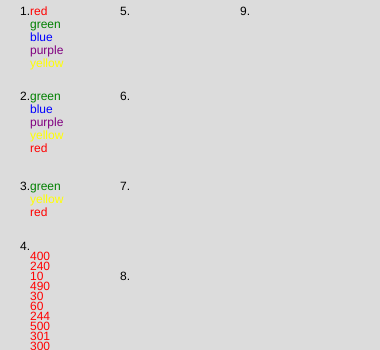
Frame 1 (no input)
Frame 60 (no input): identical to frame 1, image omitted
Frame 120 (the mouse pressed at the canvas centre since frame 60): identical to frame 1, image omitted

The p5.js sketch that drew this single still picture (run headless with seeded random() and noise() and a simulated clock; from frame 60 on, the mouse is pressed at the canvas centre):

// p5.js sketch
// ── sketch.js
//kleuren.push(3)


function setup() {
  createCanvas(380, 350);
}

function draw() {
  background(220);
  fill(0)
  text("1.", 20, 15);
  text("2.", 20, 100);
  text("3.", 20, 190);
  text("4.", 20, 250);
  text("5.", 120, 15);
  text("6.", 120, 100);
  text("7.", 120, 190);
  text("8.", 120, 280);
  text("9.", 240, 15);

  let kleuren = ["red", "green", "blue", "purple", "yellow"];


  //opdracht 1
  let y = 15
  for (let index = 0; index < kleuren.length; index++) {
    fill(kleuren[index])
    text(kleuren[index], 30, y);
    y = y + 13
  }

  //opdracht2

  let eerste = kleuren.shift();
  kleuren.push(eerste)

  y = 100
  for (let index = 0; index < kleuren.length; index++) {
    fill(kleuren[index])
    text(kleuren[index], 30, y);
    y = y + 13
  }


  //opdracht 3
  kleuren.splice(1, 2)

  y = 190
  for (let index = 0; index < kleuren.length; index++) {
    fill(kleuren[index])
    text(kleuren[index], 30, y);
    y = y + 13
  }


  //opdracht4
  let getallen = [400, 240, 10, 490, 30, 60, 244, 500, 301, 300]

  y = 260
  for (let index = 0; index < getallen.length; index++) {
    text(getallen[index], 30, y);
    y = y + 10
  }


}
